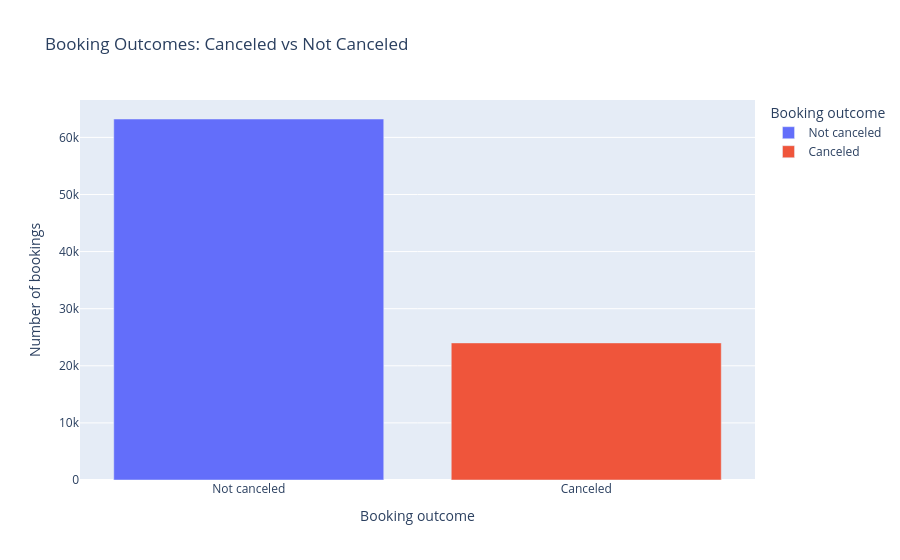
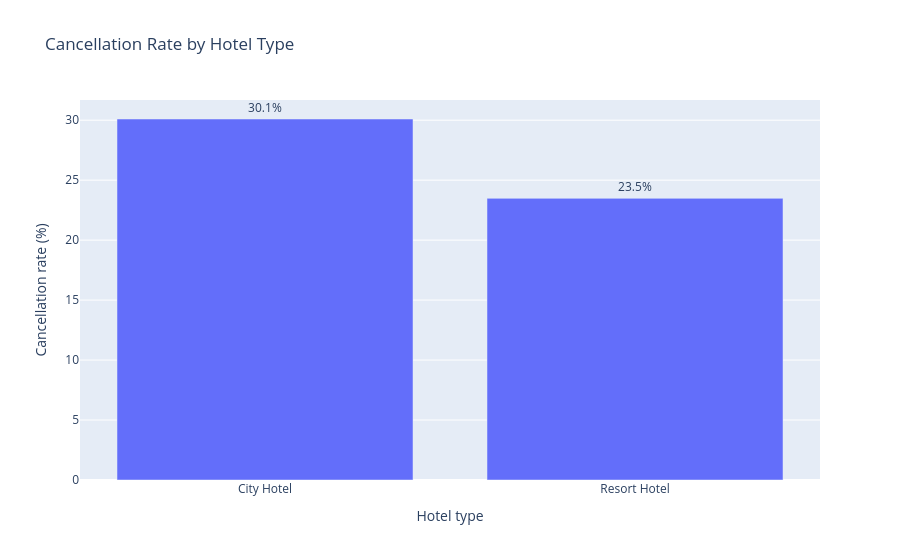
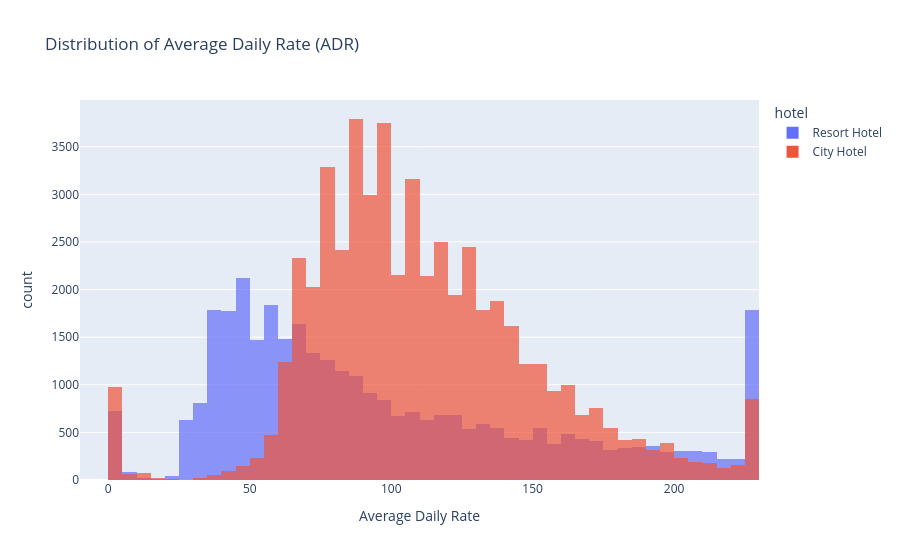

The notebook cell saved with these charts, in order:
### Markdown cell above
## Plotly Visualizations

Plotly is used here as an additional interactive visualization tool. If Plotly is not installed, run `%pip install plotly` in a separate notebook cell and then rerun this section.

### Code cell
try:
    # Interactive Plotly charts
    # Install if needed: %pip install plotly
    import plotly.express as px

    # 1. Booking cancellation distribution
    cancel_counts = df["is_canceled"].map({0: "Not canceled", 1: "Canceled"}).value_counts().rename_axis("Booking outcome").reset_index(name="Bookings")
    fig = px.bar(
        cancel_counts, x="Booking outcome", y="Bookings", color="Booking outcome",
        title="Booking Outcomes: Canceled vs Not Canceled",
        labels={"Bookings": "Number of bookings"}
    )
    fig.show()

    # 2. Cancellation rate by hotel type
    plot_hotel = df.groupby("hotel", as_index=False)["is_canceled"].mean()
    plot_hotel["Cancellation rate (%)"] = plot_hotel["is_canceled"] * 100
    fig = px.bar(
        plot_hotel, x="hotel", y="Cancellation rate (%)", text="Cancellation rate (%)",
        title="Cancellation Rate by Hotel Type",
        labels={"hotel": "Hotel type"}
    )
    fig.update_traces(texttemplate="%{text:.1f}%", textposition="outside")
    fig.show()

    # 3. ADR distribution (exclude non-finite values for a cleaner chart)
    adr_data = df.loc[df["adr"].notna() & (df["adr"].replace([float("inf"), float("-inf")], float("nan")).notna()), ["adr", "hotel"]].copy()
    fig = px.histogram(
        adr_data, x="adr", color="hotel", nbins=50, barmode="overlay",
        opacity=0.7, title="Distribution of Average Daily Rate (ADR)",
        labels={"adr": "Average Daily Rate"}
    )
    fig.show()
except ImportError:
    print("Plotly is not installed. Run %pip install plotly in a notebook cell, then rerun this visualization section.")

### Figure 1 — Plotly figure (JSON) as saved in the notebook; plotly's stock layout.template omitted (floating-point values rounded to 4 significant figures)
{"data": [{"hovertemplate": "Booking outcome=%{x}<br>Number of bookings=%{y}<extra></extra>", "legendgroup": "Not canceled", "marker": {"color": "#636efa", "pattern": {"shape": ""}}, "name": "Not canceled", "orientation": "v", "showlegend": true, "textposition": "auto", "type": "bar", "x": ["Not canceled"], "xaxis": "x", "y": [63221], "yaxis": "y"}, {"hovertemplate": "Booking outcome=%{x}<br>Number of bookings=%{y}<extra></extra>", "legendgroup": "Canceled", "marker": {"color": "#EF553B", "pattern": {"shape": ""}}, "name": "Canceled", "orientation": "v", "showlegend": true, "textposition": "auto", "type": "bar", "x": ["Canceled"], "xaxis": "x", "y": [24009], "yaxis": "y"}], "layout": {"barmode": "relative", "legend": {"title": {"text": "Booking outcome"}, "tracegroupgap": 0}, "title": {"text": "Booking Outcomes: Canceled vs Not Canceled"}, "xaxis": {"anchor": "y", "categoryarray": ["Not canceled", "Canceled"], "categoryorder": "array", "domain": [0, 1], "title": {"text": "Booking outcome"}}, "yaxis": {"anchor": "x", "domain": [0, 1], "title": {"text": "Number of bookings"}}}}

### Figure 2 — Plotly figure (JSON) as saved in the notebook; plotly's stock layout.template omitted (floating-point values rounded to 4 significant figures)
{"data": [{"hovertemplate": "Hotel type=%{x}<br>Cancellation rate (%)=%{text}<extra></extra>", "legendgroup": "", "marker": {"color": "#636efa", "pattern": {"shape": ""}}, "name": "", "orientation": "v", "showlegend": false, "text": [30.1, 23.48], "textposition": "outside", "texttemplate": "%{text:.1f}%", "type": "bar", "x": ["City Hotel", "Resort Hotel"], "xaxis": "x", "y": [30.1, 23.48], "yaxis": "y"}], "layout": {"barmode": "relative", "legend": {"tracegroupgap": 0}, "title": {"text": "Cancellation Rate by Hotel Type"}, "xaxis": {"anchor": "y", "domain": [0, 1], "title": {"text": "Hotel type"}}, "yaxis": {"anchor": "x", "domain": [0, 1], "title": {"text": "Cancellation rate (%)"}}}}

### Figure 3 — Plotly figure (JSON) as saved in the notebook; plotly's stock layout.template omitted (floating-point values rounded to 4 significant figures; data arrays with more than 128 entries replaced by an {"elided": "..."} marker saying what was removed)
{"data": [{"bingroup": "x", "hovertemplate": "hotel=Resort Hotel<br>Average Daily Rate=%{x}<br>count=%{y}<extra></extra>", "legendgroup": "Resort Hotel", "marker": {"color": "#636efa", "opacity": 0.7, "pattern": {"shape": ""}}, "name": "Resort Hotel", "nbinsx": 50, "orientation": "v", "showlegend": true, "type": "histogram", "x": {"elided": "33956 float values"}, "xaxis": "x", "yaxis": "y"}, {"bingroup": "x", "hovertemplate": "hotel=City Hotel<br>Average Daily Rate=%{x}<br>count=%{y}<extra></extra>", "legendgroup": "City Hotel", "marker": {"color": "#EF553B", "opacity": 0.7, "pattern": {"shape": ""}}, "name": "City Hotel", "nbinsx": 50, "orientation": "v", "showlegend": true, "type": "histogram", "x": {"elided": "53274 float values"}, "xaxis": "x", "yaxis": "y"}], "layout": {"barmode": "overlay", "legend": {"title": {"text": "hotel"}, "tracegroupgap": 0}, "title": {"text": "Distribution of Average Daily Rate (ADR)"}, "xaxis": {"anchor": "y", "domain": [0, 1], "title": {"text": "Average Daily Rate"}}, "yaxis": {"anchor": "x", "domain": [0, 1], "title": {"text": "count"}}}}
